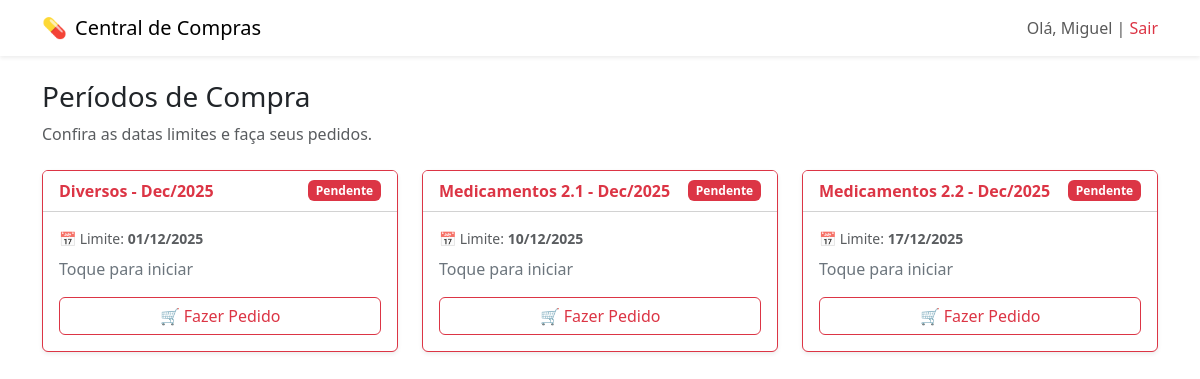
Page /dashboard/loja (signed in) on the committed database.
### app.py (models this page shows)
class Periodo(db.Model):
    id = db.Column(db.Integer, primary_key=True)
    nome = db.Column(db.String(100), nullable=False)
    grupo_filtro = db.Column(db.String(50), nullable=False)
    data_limite = db.Column(db.Date, nullable=False)
    mes = db.Column(db.Integer, nullable=False)
    ano = db.Column(db.Integer, nullable=False)
    ativo = db.Column(db.Boolean, default=True)

### app.py (the view)
@app.route('/dashboard/loja')
def dashboard_loja():
    if 'usuario_id' not in session: return redirect(url_for('login'))
    periodos = Periodo.query.filter_by(ativo=True).order_by(Periodo.data_limite).all()
    info_periodos = []
    for p in periodos:
        pedido = Pedido.query.filter_by(usuario_id=session['usuario_id'], loja_id=session['loja_id'], periodo_id=p.id).order_by(Pedido.id.desc()).first()
        status, cor, detalhe = "Pendente", "danger", "Toque para iniciar"
        if pedido:
            if pedido.status == 'Enviado': status, cor, detalhe = "Enviado", "success", f"Enviado em {pedido.data_alteracao.strftime('%d/%m %H:%M')}"
            else: status, cor, detalhe = "Em Andamento", "warning text-dark", "Continuar editando..."
        info_periodos.append({'id': p.id, 'nome': p.nome, 'limite': p.data_limite.strftime('%d/%m/%Y'), 'status': status, 'cor': cor, 'detalhe': detalhe})
    return render_template('dashboard_loja.html', nome=session['nome'], periodos=info_periodos)

### templates/dashboard_loja.html (shortened to what this page needs)
<!DOCTYPE html>
<html lang="pt-br">
<head>
    <link href="https://cdn.jsdelivr.net/npm/bootstrap@5.3.0/dist/css/bootstrap.min.css" rel="stylesheet">
</head>
<body>
    <nav class="navbar navbar-light bg-white shadow-sm mb-4">
        <div class="container">
            <a class="navbar-brand d-flex align-items-center" href="#">
                <span class="me-2">💊</span> Central de Compras
            </a>
            <span class="navbar-text">Olá, {{ nome }} | <a href="/logout" class="text-danger text-decoration-none">Sair</a></span>
        </div>
    </nav>
    <div class="container">
        <h3>Períodos de Compra</h3>
        <p class="text-muted">Confira as datas limites e faça seus pedidos.</p>
        <div class="row mt-4">
            {% for p in periodos %}
            <div class="col-md-4 mb-4">
                <div class="card border-{{ p.cor }} h-100 shadow-sm">
                    <div class="card-header bg-white d-flex justify-content-between align-items-center">
                        <strong class="text-{{ p.cor }}">{{ p.nome }}</strong>
                        <span class="badge bg-{{ p.cor }}">{{ p.status }}</span>
                    </div>
                    <div class="card-body">
                        <p class="card-text small text-muted mb-2">
                            📅 Limite: <strong>{{ p.limite }}</strong>
                        </p>
                        <p class="card-text text-secondary mb-3">
                            {{ p.detalhe }}
                        </p>
                        <a href="{{ url_for('selecao_fabricante', periodo_id=p.id) }}" class="btn btn-outline-{{ p.cor }} w-100">
                            {% if p.status == 'Enviado' %}
                                👁️ Visualizar Pedido
                            {% else %}
                                🛒 Fazer Pedido
                            {% endif %}
                        </a>
                    </div>
                </div>
            </div>
            {% endfor %}
        </div>
    </div>
</body>
</html>

### rows in the picture
Periodo: nome "Diversos - Dec/2025", status "Pendente", limite "01/12/2025", detalhe "Toque para iniciar"
Periodo: nome "Medicamentos 2.1 - Dec/2025", status "Pendente", limite "10/12/2025", detalhe "Toque para iniciar"
Periodo: nome "Medicamentos 2.2 - Dec/2025", status "Pendente", limite "17/12/2025", detalhe "Toque para iniciar"

### other values in the picture
{{ nome }} "Miguel"
